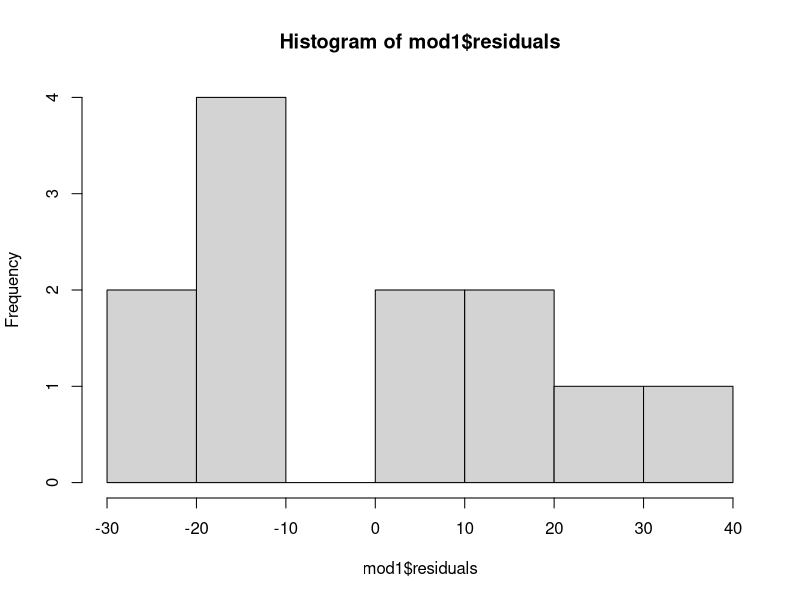

R code for this plot: (Note: this script raises an error after producing the figure.)
# RQ1: DATA ANALYSIS
# FIGURE 4: IS THERE A SIGNIFICANT RELATIONSJIP BETWEEN YEAR/TIME AND ACTIVE LAYER 

# Comparison between 4a (up to 2023) and 4b (including 2024/25)


# LOAD LIBRARIES----
library(tidyverse)
library(ggplot2)
library(readxl)


# LOAD DATA----
ald_all_years<-read_excel("datasets/QHI_roots_data/active_layer_thaw_combined.xlsx")


# DATA CLEANING ----
ald_all_years <- ald_all_years %>%
  filter(!is.na(thaw_av)) 


# new data frame just up to 2023
ald_pre2023 <- ald_all_years %>%
  filter(year %in% c(1986:2023))


# DATA ANALYSIS UP TO 2023----
mod1<-lm(thaw_av ~ year, data = ald_pre2023)
summary(mod1)

# highly significant relationship between year and thaw_av up to 2023, with a positive slope of 0.019.
# about a +0.68 cm increase in active layer per year 
# p value < 0.001
# R2= 0.2366 -> good for natural systems with lots of other variables influencing the outcome.


# check assumptions 
shapiro.test(mod1$residuals) 
hist(mod1$residuals)
# shapiro test said not normal but from looking at histogram and plots, residuals look reasonably normal, so we can proceed with the model.(include in appendix)

# bartletts test for homogeneity of variance
bartlett.test(thaw_av ~ as.factor(year), data = ald_pre2023)


# DATA ANALYSIS INCLUDING 2024/25----
mod2<-lm(thaw_av ~ year, data = ald_all_years)
summary(mod2)

# still significant but barely - p value = 0.049, just below 0.05 threshold 
# but point being, including 2024/25 changes the significance/relationship 
# now decreasing active of -0.10 cm per year 
# r2= 0.004348, very weak relationship now 
# essentially this is showing that active layers in 2024 much shallower than 2023

# check assumptions 
shapiro.test(mod2$residuals)
hist(mod2$residuals)
# again pretty normal when plot as histogram 
